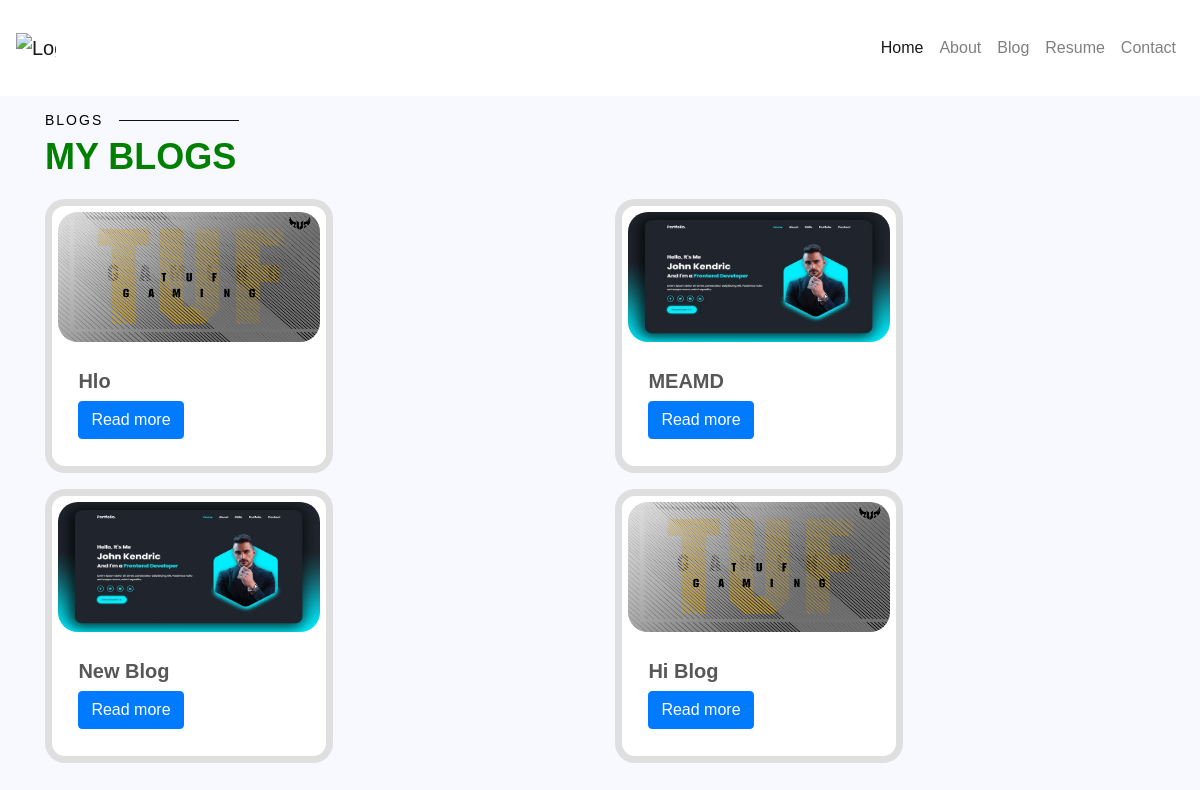
The app's page /blogs, older data.
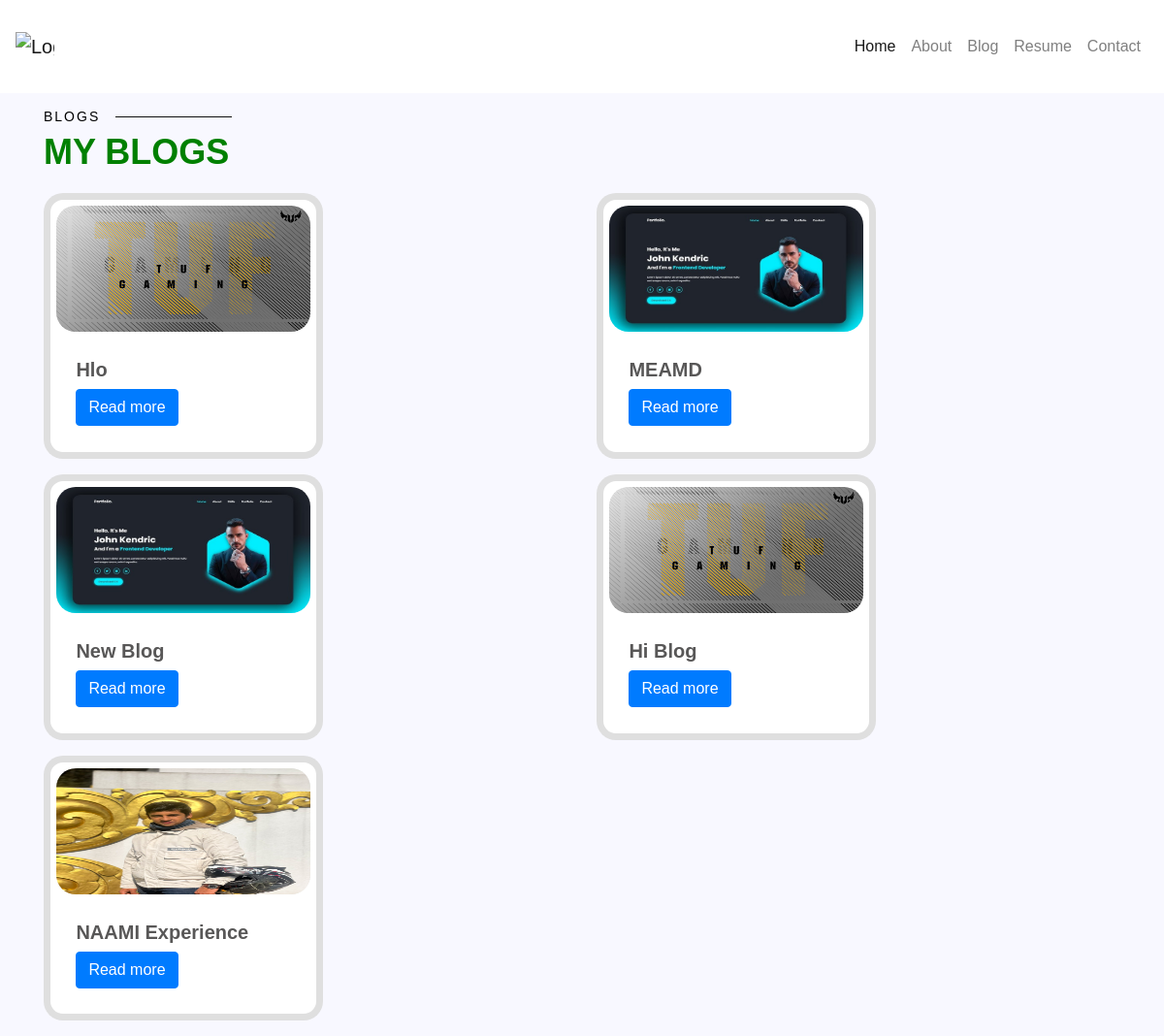
The same page, newer data.
### port/models.py (models this page shows, shortened)
class Blog(models.Model):
    title = models.CharField(max_length=255)
    content = models.TextField()
    cover_image = models.FileField(upload_to='Blogimage/')
    created_at = models.DateTimeField(auto_now_add=True)
    updated_at = models.DateTimeField(auto_now=True)
    is_active = models.BooleanField(default=True)

### port/views.py (the view)
# urls.py: path("blogs",views.get_Blog,name='blog'),
def get_Blog(request):
    blog = Blog.objects.all()
    context = {'blogs':blog}
    return render(request,'blogs.html', context)

### port/templates/blogs.html
{% extends 'base.html' %}
{% block blogs %}
<section id="blog" class="blog">
    <div class="container">
        <div class ="section-title">
            <h2> Blogs </h2>
            <p> My Blogs </p>
        </div>
        <div class="row">
            {% for blog in blogs %}
            <div class="col-sm-6 mb-3">
                <div class="card" style="width: 18rem">
                    <img src="{{blog.cover_image.url}}" class="card-img-top" alt="...">
                        <div class="card-body">
                            <h5 class="blog-title">{{blog.title}}</h5>
                            <a href="{{blog.id}}" class="btn btn-primary">Read more</a>
                        </div>
                </div>
            </div>
            {% endfor %}
        </div>
    </div>
{% endblock %}

### port/templates/base.html (shortened to what this page needs)
{% load static %}
<!DOCTYPE html>
<html lang="en">
<head>
    <link href="https://stackpath.bootstrapcdn.com/bootstrap/4.5.2/css/bootstrap.min.css" rel="stylesheet">
    <link href="https://cdn.jsdelivr.net/npm/bootstrap-icons/font/bootstrap-icons.css" rel="stylesheet">
    <link href='https://unpkg.com/boxicons@2.1.1/css/boxicons.min.css' rel='stylesheet'>
    <link href="{% static 'style1.css' %}" rel="stylesheet">
</head>
<body>
  <header class="header">
    <nav class="navbar navbar-expand-lg navbar-light">
      <a class="navbar-brand" href="#">
        <img src="---" alt="Logo" class="logo">
      </a>
      <div class="collapse navbar-collapse" id="navbarNav">
        <ul class="navbar-nav ml-auto">
          <li class="nav-item active">
            <a class="nav-link" href="/">Home</a>
          </li>
          <li class="nav-item">
            <a class="nav-link" href="about">About</a>
          </li>
          <li class="nav-item">
            <a class="nav-link" href="blogs">Blog</a>
          </li>
          <li class="nav-item">
            <a class="nav-link" href="resume">Resume</a>
          </li>
          <li class="nav-item">
            <a class="nav-link" href="contact">Contact</a>
          </li>
        </ul>
      </div>
    </nav>
  </header>
    {% block blogs %}
    {% endblock %}
</body>
</html>

### static/style1.css (style rules this page uses)
body { font-family: 'Arial', sans-serif; background-color: #f8f8ff; }
.header { background: #ffffff; padding: 20px 0; }
.header .navbar-brand { display: flex; align-items: center; }
.header .navbar-brand .logo { width: 40px; margin-right: 10px; }
.section-title h2 { font-size: 14px; font-weight: 500; padding-top:20px; line-height: 1px; margin: 0 0 20px 0; letter-spacing: 2px; text-transform: uppercase; color: black; font-family: "Poppins", sans-serif; }
.section-title h2::after { content: ""; width: 120px; height: 1px; display: inline-block; background: #0f100f; margin: 4px 10px; }
.section-title p { margin: 0; margin: -15px 0 15px 0; font-size: 36px; font-weight: 700; text-transform: uppercase; font-family: "Poppins", sans-serif; color: green; }
.card { width: 190px; background: white; padding: .4em; border-radius: 20px; border-width: 7px; }
.card-img-top { background-color: rgb(236, 236, 236); width: 100%; height: 130px; border-radius: 20px ; border-width: 5px; }
.blog-title { font-weight: 600; text-transform: capitalize; color: rgb(88, 87, 87); padding-top: 7px; }

Row changes from the older to the newer data that the page shows:
added Blog: cover_image (picture), title "NAAMI Experience"
